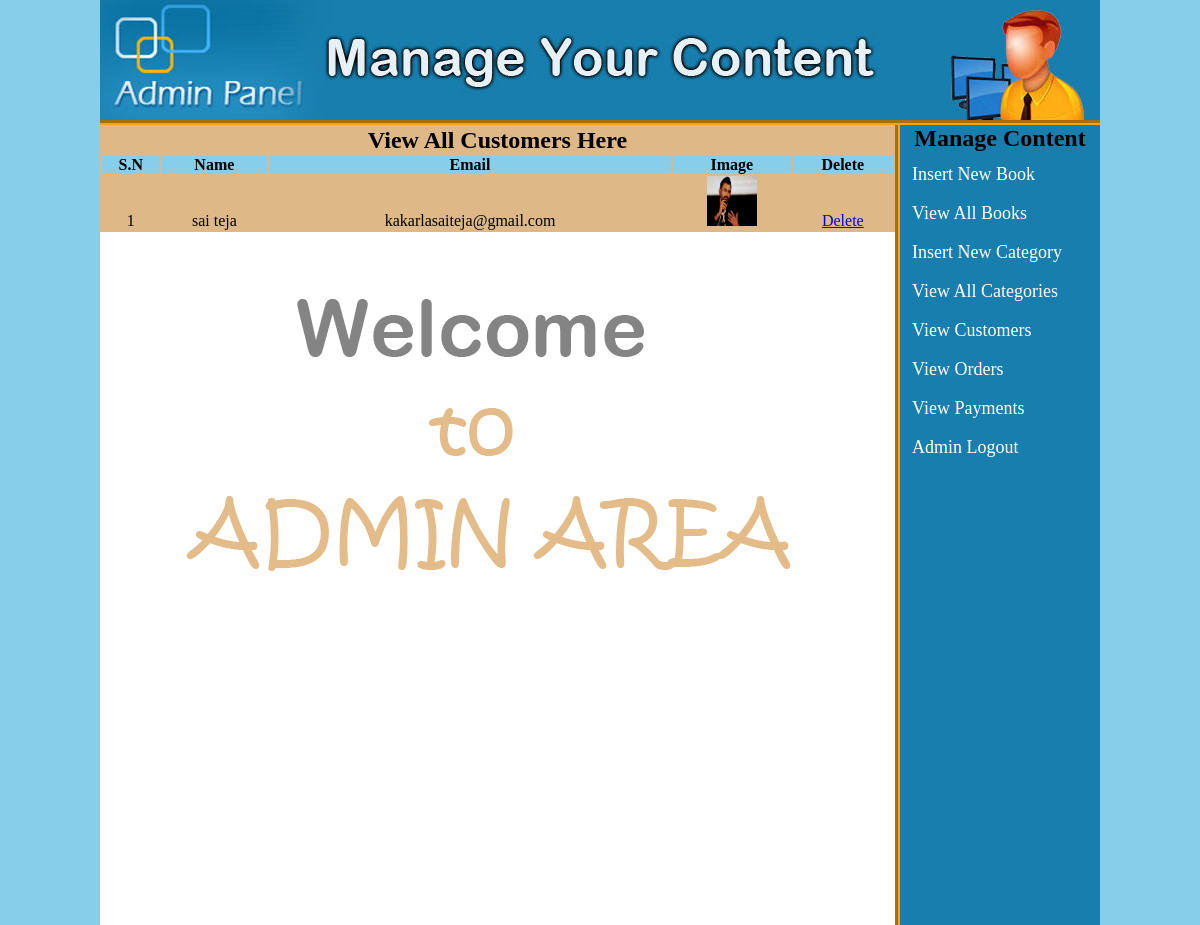
Page /admin_area/index.php?view_customers (signed in) on the committed database.
### tables this page shows
CREATE TABLE `customer` (
  `customer_id` int(11) NOT NULL,
  `customer_ip` varchar(255) NOT NULL,
  `customer_name` text NOT NULL,
  `customer_email` varchar(100) NOT NULL,
  `customer_pass` varchar(100) NOT NULL,
  `customer_country` text NOT NULL,
  `customer_city` text NOT NULL,
  `customer_contact` varchar(255) NOT NULL,
  `customer_image` text NOT NULL,
  `customer_address` text NOT NULL
);

### admin_area/view_customers.php (the view)
<table width="795" align="center" bgcolor="Burlywood">
	<tr align="center">
		<td colspan="6"><h2>View All Customers Here</h2></td>
	</tr>
	<tr align="center" bgcolor="skyblue">
		<th>S.N</th>
		<th>Name</th>
		<th>Email</th>
		<th>Image</th>
		<th>Delete</th>
	</tr>
	<?php
	include("includes/db.php");
	$get_c = "select * from customer";
	$run_c = mysqli_query($con, $get_c);
	$i = 0;
	while ($row_c=mysqli_fetch_array($run_c)){
		$c_id = $row_c['customer_id'];
		$c_name = $row_c['customer_name'];
		$c_email = $row_c['customer_email'];
		$c_image = $row_c['customer_image'];
		$i++;
	?>
	<tr align="center">
		<td><?php echo $i;?></td>
		<td><?php echo $c_name;?></td>
		<td><?php echo $c_email;?></td>
		<td><img src="../customer/customer_images/<?php echo $c_image;?>" width="50" height="50"/></td>
		<td><a href="delete_c.php?delete_c=<?php echo $c_id;?>">Delete</a></td>
	</tr>
	<?php } ?>
</table>

### admin_area/styles/style.css (style rules this page uses)
html, body, div, span, applet, object, iframe, h1, h2, h3, h4, h5, h6, p, blockquote, pre, a, abbr, acronym, address, big, cite, code, del, dfn, em, img, ins, kbd, q, s, samp, small, strike, strong, sub, sup, tt, var, b, u, i, center, dl, dt, dd, ol, ul, li, fieldset, form, label, legend, table, caption, tbody, tfoot, thead, tr, th, td, article, aside, canvas, details, embed, figure, figcaption, footer, header, hgroup, menu, nav, output, ruby, section, summary, time, mark, audio, video { margin: 0; padding: 0; border: 0; vertical-align: baseline; }
body { background:skyblue; }

### rows in the picture
customer: customer_name "sai teja", customer_email "kakarlasaiteja@gmail.com", customer_image (picture)
